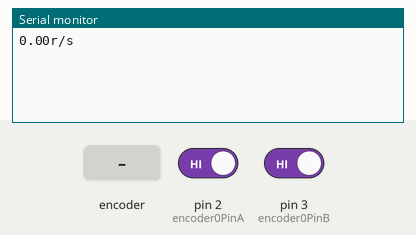
The sketch below on a simulated Arduino Uno, built with avr-gcc and run on an emulated ATmega328P. On the bench: the last lines printed to the serial monitor. The inputs (shaded band) are chosen by the test bench; at power-on: pin 2 (encoder0PinA) HIGH, pin 3 (encoder0PinB) HIGH.

Above: at 1.2 s.
1.3 s: rotary encoder on pin 2 (encoder0PinA) / pin 3 (encoder0PinB) turned 1 step (first pin leading)
At 2.8 s:
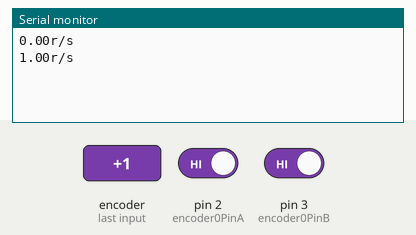
3.0 s: rotary encoder on pin 2 (encoder0PinA) / pin 3 (encoder0PinB) turned 3 steps (first pin leading)
At 4.8 s:
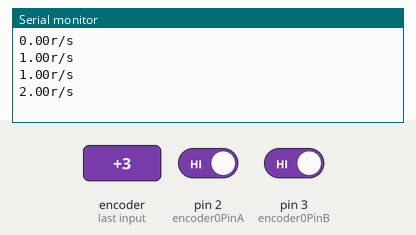
Timing chart, 0 to 6.3 s (numbered marks = the images above; inputs shaded):
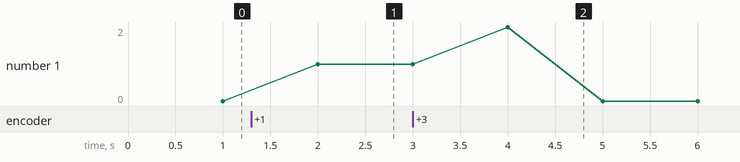

Measured:
- after the input at 1.3 s, the serial monitor: prints a new line after 0.70 s (image 1)
- after the input at 3.0 s, the serial monitor: prints a new line after 1.0 s (image 2)
- plotted number 1: 0 → 1 after the input at 1.3 s

The sketch:

encoder.ino
```cpp
//采用定时器中断和一个外部中断实现的旋转编码器的计数,一个电机为例,没有四倍频
#include <MsTimer2.h>
#define encoder0PinA 2
#define encoder0PinB 3
volatile unsigned int encoder0Pos = 0;
float times;
float newtime;

//定时中断函数
void flash()
{

  float counter = encoder0Pos;
  float n = counter ;
  Serial.print(n);
  Serial.println("r/s");
  counter = 0;
  encoder0Pos = 0;


}

void setup() {
  pinMode(encoder0PinA, INPUT);
  pinMode(encoder0PinB, INPUT);

// encoder pin on interrupt 0 (pin 2)
  attachInterrupt(0, doEncoderA, FALLING);

  //timer interrupt
  MsTimer2::set(1000, flash);  // 中断设置函数，每 1s 进入一次定时中断,类似采样时间
  MsTimer2::start();

  Serial.begin (115200);//波特率设置为115200才可以正确显示数据,
  /*1/115200=8.7us;1/9600=104us*/


}

void loop(){    }

void doEncoderA(){
  newtime=times=micros();

  // look for a low-to-high on channel A
  if (digitalRead(encoder0PinA) == LOW) {
    // check channel B to see which way encoder is turning
    if (digitalRead(encoder0PinB) == HIGH) {
      encoder0Pos = encoder0Pos + 1;         // CW
    }
    else {
      encoder0Pos = encoder0Pos - 1;         // CCW
    }
  }
 // Serial.println (encoder0Pos, DEC);

    newtime=micros();
   //Serial.println (newtime - times, DEC); //88us左右

}
```
